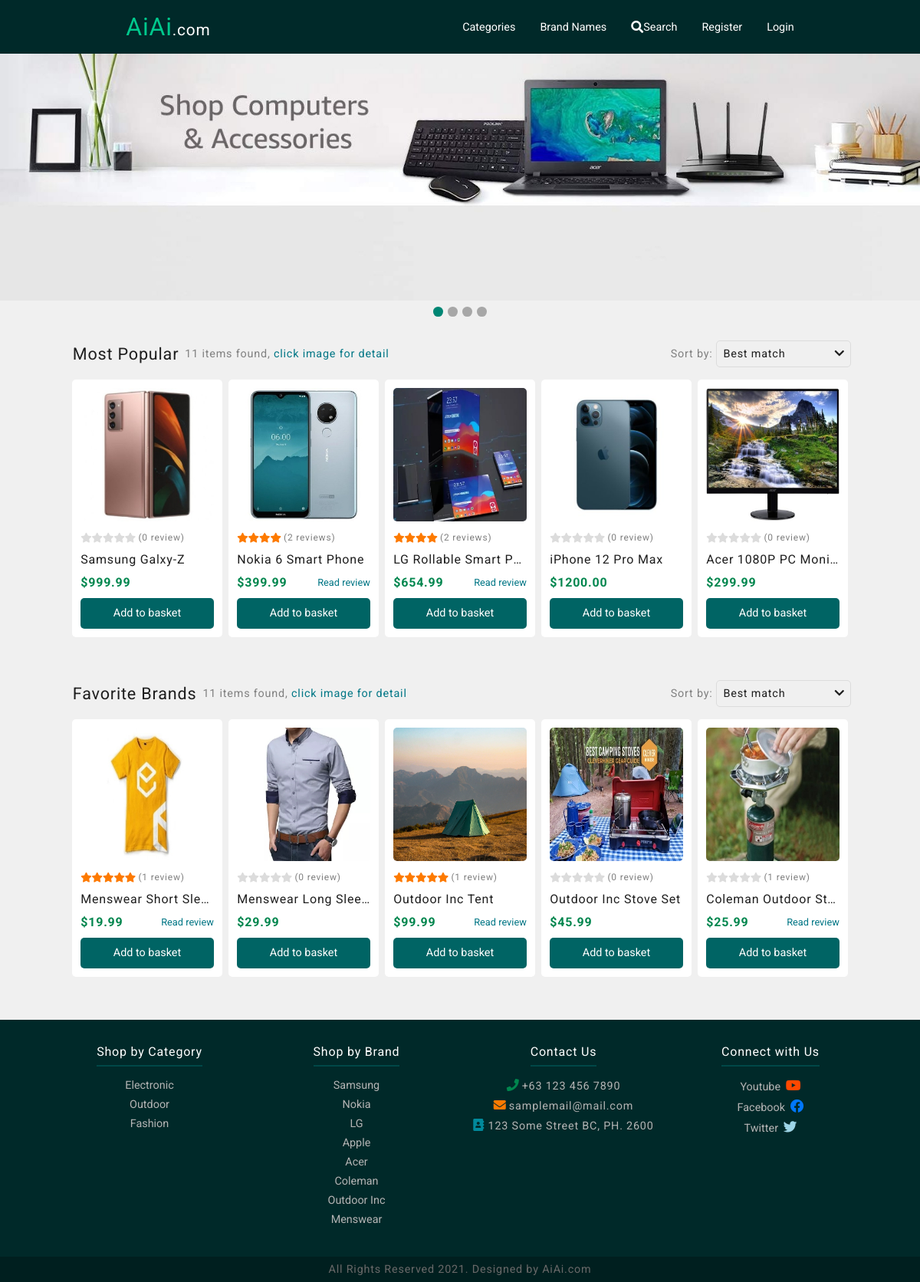
The page / on the database its author committed.
### store/models.py (models this page shows, shortened)
class Product(models.Model):
    product_name = models.CharField(max_length=200)
    image = models.ImageField(default="productImages/defaultProductImage.jpg", upload_to="productImages")
    brand_image = models.ImageField(default="brandImages/defaultBrandImage.jpg", upload_to="brandImages")
    price = models.DecimalField(max_digits=10, decimal_places=2)
    category = models.CharField(max_length=50)
    sub_category = models.CharField(max_length=50)
    company = models.CharField(max_length=100)
    description = models.TextField(blank=True)
    on_stock = models.BooleanField(default=True)
    times_ordered = models.IntegerField(default=0)
    product_rating = models.IntegerField(default=0)

### store/views.py (the view)
# urls.py: 2. Add a URL to urlpatterns:  path('', views.home, name='home')
def home(request):
    user = request.user
    products = Product.objects.all()
    latest = [] # aka favorite brands
    most_popular = []
    just_for_you = []
    for product in products:
        latest.append(product)
        if product.times_ordered > 4:
            most_popular.append(product)
    latest.reverse()
    if user.is_authenticated:
        try:
            customer = Customer.objects.get(name=user)
            baskets = customer.basket_set.filter(open_basket=True)
            if baskets:
                totalItems = 0
                categories = []
                for basket in baskets:
                    totalItems += basket.quantity
                    if basket.product.category not in categories:
                        categories.append(basket.product.category)
                for category in categories:
                    category_items = Product.objects.filter(category=category)
                    for item in category_items:
                        just_for_you.append(item)
                customer.save()
                context = {
                        "most_popular_len": len(most_popular),
                        "latest_len": len(latest),
                        "just_for_you_len": len(just_for_you),
                        "most_popular": most_popular,
                        "latest": latest,
                        "just_for_you": just_for_you,
                    }
                return render(request, "store/home.html", context)
            else:
                context = {
                    "most_popular": most_popular,
                    "most_popular_len": len(most_popular),
                    "latest": latest,
                    "latest_len": len(latest),
                }
                return render(request, "store/home.html", context)
        except Customer.DoesNotExist:
            Customer.objects.create(name=user, total_items=0)
            context = {
                "most_popular": most_popular,
                "most_popular_len": len(most_popular),
                "latest": latest,
                "latest_len": len(latest),
            }
            return render(request, "store/home.html", context)
    else:
        context = {
                    "most_popular": most_popular,
                    "most_popular_len": len(most_popular),
                    "latest_len": len(latest),
                    "latest": latest,
                }
        return render(request, "store/home.html", context)

### store/context_processors.py (called while the page is built)
def update_basket(request):
    user = request.user
    if user.is_authenticated:
        customer = get_object_or_404(Customer, name=user)
        baskets = customer.basket_set.filter(open_basket=True)
        total_amount_due = 0
        totalItems = 0
        for basket in baskets:
            total_amount_due += basket.quantity * basket.product.price
            totalItems += basket.quantity
        user.customer.total_items = totalItems
        context = {
            "total_amount_due": total_amount_due,
        }
        return context
    else:
        return {}

def side_categories(request):
    products = Product.objects.all()
    categories = {}
    sub_cat = {}
    for product in products:
        categories.setdefault(product.category, product.id)
        sub_cat.setdefault(product.sub_category, product)
    context = {
        "categories": categories,
        "sub_cat": sub_cat
    }
    return  context

def shop_by_brand_name(request):
    products = Product.objects.all()
    brands = {}
    total_items = {}
    for product in products:
        brands.setdefault(product.company, product)
        total_items.setdefault(product.company, 0)
        total_items[product.company] =  total_items[product.company]+1
    context = {
        "brands": brands,
    }
    return context

### store/templates/store/home.html (shortened to what this page needs)
{% extends "store/base.html" %}
{% block content %}
    <div class="products-container">
        <div class="product-header-text-container">
            <h3 class="most-popular">Most Popular</h3>
            <p class="product-number-of-items-found">{{ most_popular_len }} items found,
                <span class="product-click-image-for-detail">click image for detail<span>
            </p>
            <p class="product-click-image-for-detail-mobile">click image for detail<p>
            <p class="products-sort-by">Sort by:</p>
            <div class="best-match-and-icons">
                {% if text_content == "most_popular_price_low_to_high" %}
                    <p class="product-price-match">Price low to high</p>
                {% elif text_content == "most_popular_price_high_to_low" %}
                    <p class="product-price-match">Price high to low</p>
                {% else %}
                    <p class="product-price-match">Best match</p>
                {% endif %}
                <i class="fa fa-chevron-down show-product-price-match"></i>
            </div>
        </div>
        <div class="product-container1">
            {% for product in most_popular %}
                <div class="product"  title="click image for detail">
                    <a class="product-content" href="{% url 'store:product_detail' product.pk %}">
                        <img class="product-img" src="{{ product.image.url }}" alt="">
                    </a>
                    <div class="product-text-container">
                        <div  id="{{ product.product_rating }}" class="rating-i-icon">
                            {% if product.productreview_set.count > 1 %}
                                <p class="ratings-count">
                                    <small>({{ product.productreview_set.count }} reviews)</small>
                                </p>
                            {% else %}
                                <p class="ratings-count">
                                    <small>({{ product.productreview_set.count }} review)</small>
                                </p>
                            {% endif %}
                        </div>
                        <p class="product-name">{{ product.product_name }}</p>
                        <div class="reviews-price">
                            <p class="product-price">${{ product.price }}</p>
                            {% if product.productreview_set.all %}
                                <a class="read-review" href="{% url 'store:read_review' product.pk %}">
                                    Read review
                                </a>
                            {% endif %}
                        </div>
                    </div>
                    <div class="rating-button-container">
                        <a class="product-add-to-basket" type="button" href="{% url 'store:add_to_basket' product.pk %}">Add to basket</a>
                    </div>
                </div>
            {% endfor %}
        </div>
    </div>
    <div class="products-container">
        <div class="product-header-text-container">
            <h3 class="most-popular">Favorite Brands</h3>
            <p class="product-number-of-items-found">{{ latest_len }} items found,
                <span class="product-click-image-for-detail">click image for detail
            </p>
            <p class="product-click-image-for-detail-mobile">click image for detail<p>
            <p class="products-sort-by">Sort by:</p>
            <div class="best-match-and-icons">
                {% if text_content == "favorite_brand_price_low_to_high" %}
                    <p class="product-price-match">Price low to high</p>
                {% elif text_content == "favorite_brand_price_high_to_low" %}
                    <p class="product-price-match">Price high to low</p>
                {% else %}
                    <p class="product-price-match">Best match</p>
                {% endif %}
                <i class="fa fa-chevron-down show-product-price-match"></i>
            </div>
        </div>
        <div class="product-container2">
            {% for product in  latest %}
            <div class="product" title="click image for detail" >
                <a class="product-content" href="{% url 'store:product_detail' product.pk %}">
                    <img class="product-img" src="{{ product.image.url }}" alt="">
                </a>
                <div class="product-text-container">
                    <div  id="{{ product.product_rating }}" class="rating-i-icon">
                        {% if product.productreview_set.count > 1 %}
                            <p class="ratings-count">
                                <small>({{ product.productreview_set.count }} reviews)</small>
                            </p>
                        {% else %}
                            <p class="ratings-count">
                                <small>({{ product.productreview_set.count }} review)</small>
                            </p>
                        {% endif %}
                    </div>
                    <p class="product-name">{{ product.product_name }}</p>
                    <div class="reviews-price">
                        <p class="product-price">${{ product.price }}</p>
                        {% if product.productreview_set.all %}
                            <a class="read-review" href="{% url 'store:read_review' product.pk %}">
                                Read review
                            </a>
                        {% endif %}
                    </div>
                </div>
                <div class="rating-button-container">
                    <a class="product-add-to-basket" type="button" href="{% url 'store:add_to_basket' product.pk %}">Add to basket</a>
                </div>
            </div>
            {% endfor %}
        </div>
    </div>
{% endblock content %}

### store/templates/store/base.html (shortened to what this page needs)
{% load static %}
<!DOCTYPE html>
<html lang="en">
<head>
    <link type="text/css" rel="stylesheet" href="{% static 'store/css/all.min.css' %}">
    <link type="text/css" rel="stylesheet" href="{% static 'store/style.css' %}">
</head>
<body>
    <header>
        <nav class="navbar">
            <div class="brand-name">
                <a class="brand" href="{% url 'store:home' %}">
                    AiAi<span>.com</span>
                </a>
            </div>
            <ul class="navitem-container">
                <li class="item category">Categories</li>
                <li class="item"><a href="{% url 'store:shop_by_brand' %}">Brand Names</a></li>
                {% if user.is_authenticated %}
                <li class="item my-basket-icon">
                    <a href="{% url 'store:my_basket' %}">My Basket
                        <i class="fa fa-shopping-basket basket">
                            <small>{{ user.customer.total_items }}</small>
                        </i>
                    </a>
                </li>
                <li class="item" id="search-button">
                    <i class="fa fa-search search-button-icon"></i>
                    Search
                </li>
                <li class="item" id="accounts">My Accounts
                    <div class="accounts">
                        <a href="{% url 'store:my_orders' %}">Order History</a>
                        <a href="{% url 'users:profile' %}">Profile Info</a>
                    </div>
                    <div class="mobile-accounts">
                        <a href="{% url 'store:my_orders' %}">Order History</a>
                        <a href="{% url 'users:profile' %}">Profile Info</a>
                    </div>
                </li>
                <li class="item logout"><a href="{% url 'users:logout' %}">Logout</a></li>
                {% else %}
                <li class="item" id="search-button">
                    <i class="fa fa-search search-button-icon"></i>
                    Search
                </li>
                <li class="item register"><a href="{% url 'users:register' %}">Register</a></li>
                <li class="item"><a href="{% url 'users:login' %}">Login</a></li>
                {% endif %}
            </ul>
        </nav>
    </header>
    <main>
        <div class="slide-container">
            <div class="slide-image-container">
                <div class="slide-img">
                    <img src="{% static 'store/slide/img2.jpg' %}" alt="">
                </div>
            </div>
            <div class="indicator">
                <div class="circle"></div>
                <div class="circle"></div>
                <div class="circle"></div>
                <div class="circle"></div>
            </div>
        </div>
        {% block content %}
        {% endblock content %}
    </main>
    <footer>
        <div class="footer-row">
            <div class="footer-shop-by-category">
                <div>
                    <p class="footer-item-title">Shop by Category</p>
                </div>
                {% for key, value in categories.items %}
                    <a href="{% url 'store:category' value %}">{{ key }}</a>
                {% endfor %}
            </div>
            <div class="footer-shop-by-brand">
                <div>
                    <p class="footer-item-title">Shop by Brand</p>
                </div>
                {% for key, value in brands.items %}
                    <a href="{% url 'store:brand_name' value.pk %}">{{ key }}</a>
                {% endfor %}
            </div>
            <div class="footer-contact-us">
                <div>
                    <p class="footer-item-title">Contact Us</p>
                </div>
                <p class="phone"><i class="fas fa-phone "></i>+63 123 456 7890</p>
                <p class="email"><i class="fas fa-envelope"></i>samplemail@mail.com</p>
                <p class="address"><i class="fas fa-address-book"></i>
                    123 Some Street BC, PH. 2600
                </p>
            </div>
            <div class="footer-connect-with-us">
                <div>
                    <p class="footer-item-title">Connect with Us</p>
                </div>
                <a href="https://www.youtube.com" target="_blank"> Youtube
                    <i class="fab fa-youtube youtube"></i>
                </a>
                <a href="https://www.facebook.com" target="_blank">Facebook
                    <i class="fab fa-facebook facebook"></i>
                </a>
                <a href="https://twitter.com/" target="_blank">Twitter
                    <i class="fab fa-twitter twitter"></i>
                </a>
            </div>
        </div>
        <div class="footer-rights-reserved">
            <p>All Rights Reserved 2021. Designed by AiAi.com</p>
        </div>
    </footer>
</body>
</html>

### rows shown on the page
Product: image (picture), productreview_set.count "0", product_name "Samsung Galxy-Z", price "999.99", categories "Electronic", company "Samsung"
Product: image (picture), productreview_set.count "2", product_name "Nokia 6 Smart Phone", price "399.99", shows "Read review", company "Nokia"
Product: image (picture), productreview_set.count "2", product_name "LG Rollable Smart P…", price "654.99", shows "Read review", company "LG"
Product: image (picture), productreview_set.count "0", product_name "iPhone 12 Pro Max", price "1200.00", company "Apple"
Product: image (picture), productreview_set.count "0", product_name "Acer 1080P PC Moni…", price "299.99", company "Acer"
Product: product_name "Menswear Short Sle…", image (picture), productreview_set.count "1", price "19.99", shows "Read review"
Product: image (picture), productreview_set.count "0", product_name "Menswear Long Slee…", price "29.99", categories "Fashion", company "Menswear"
Product: image (picture), productreview_set.count "1", product_name "Outdoor Inc Tent", price "99.99", shows "Read review"
Product: image (picture), productreview_set.count "0", product_name "Outdoor Inc Stove Set", price "45.99", company "Outdoor Inc"
Product: image (picture), productreview_set.count "1", product_name "Coleman Outdoor St…", price "25.99", shows "Read review"
Product: categories "Outdoor", company "Coleman"

### other values the page prints
{{ most_popular_len }} "11"
{{ latest_len }} "11"
